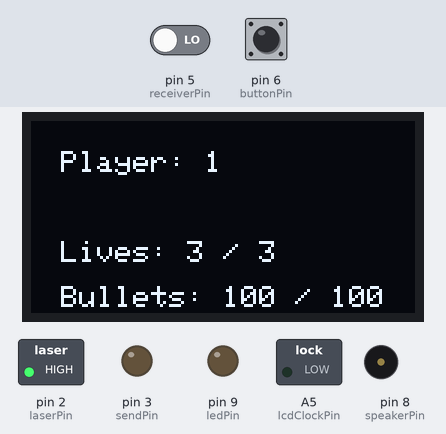
The sketch below on a simulated Arduino Uno, built with avr-gcc and run on an emulated ATmega328P. Parts: 128×64 one-colour display, switched loads named in the sketch (green lamp = pin HIGH), output pins drawn as LEDs (lit = HIGH), buzzer (waves = sounding). The test bench sets the inputs (shaded band); at power-on: pin 6 (buttonPin) LOW, pin 5 (receiverPin) LOW. What the sketch prints to the serial monitor is not drawn.

Above: at 1.5 s.
1.6 s: pin 6 (buttonPin) pulled HIGH for 0.15 s
At 2.11 s:
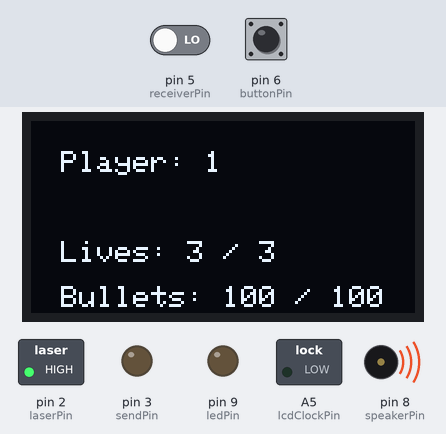
2.3 s: pin 6 (buttonPin) pulsed HIGH 5 times (0.12 s each, 0.3 s apart)
At 5.0 s:
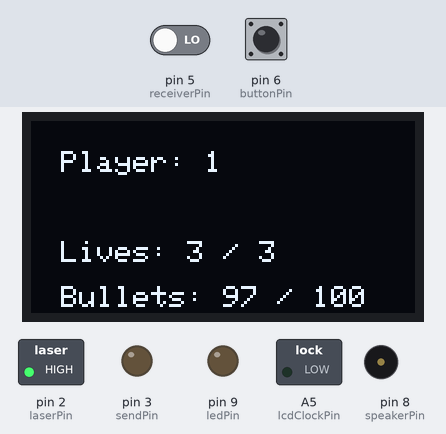
5.3 s: pin 6 (buttonPin) pulled HIGH for 1 s
At 5.81 s:
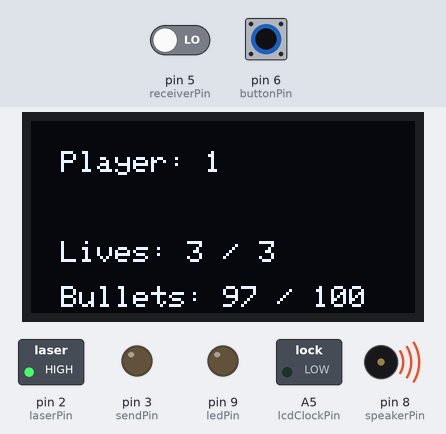
Timing chart, 0 to 8.3 s (numbered marks = the images above; inputs shaded):
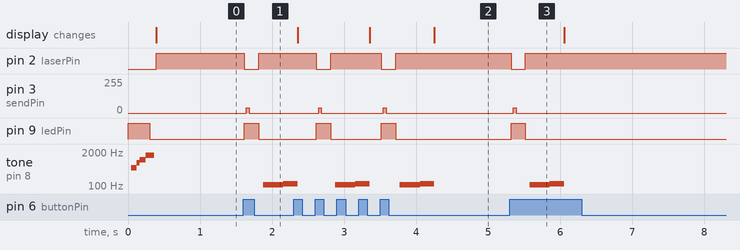

The sketch:

LightGunV3.ino
```cpp
/* IR Lightgun Arduino code by Tim Peeters 2018-19
 *
 * Made with the 'Building an Arduino-based laser game tutorial'
 * by Duane O'Brien at https://www.ibm.com/developerworks/opensource/tutorials/os-arduino1/
 *
 * V3.0
 */

#include <Wire.h>
#include <Adafruit_SSD1306.h>
#include <Adafruit_GFX.h>

// OLED display TWI address
#define OLED_ADDR   0x3C

// reset pin not used on 4-pin OLED module
Adafruit_SSD1306 display(-1);  // -1 = no reset pin


//Game Setup variables.
int maxPlayers = 10; //max players in game.
const int playerID = 1; //player number of this instance. (MUST BE BETWEEN 1 and 10!)
bool useSound = true;

int maxLives = 3;
int currentLives;


//Gun variables-------------|
bool isShooting = false;
int shotDelayTime = 100;

//Bullet Count
int currentBullets = 0;
int maxBullets = 100;


//Hardware variables
const int buttonPin = 6;
const int ledPin = 9;

const int speakerPin = 8;
const int laserPin = 2;
const int lcdClockPin = A5;
const int lcdSerialPin = A4;

const int sendPin = 3;
const int receiverPin = 5;

//The following variables declare the pulse lengths of the IR Code being send.
const int startBit   = 2000;   // This pulse sets the threshold for a transmission start bit
const int endBit     = 3000;   // This pulse sets the threshold for an end bit
const int one        = 1000;   // This pulse sets the threshold for a transmission that
                               // represents a 1
const int zero       = 400;    // This pulse sets the threshold for a transmission that
                               // represents a 0

const int waitTime = 300;      // The amount of time to wait between pulses

//The following array holds the decoded IR data.
int ret[2];

bool hasDied = false;

void setup() {

  //Input Sensors
  pinMode(buttonPin, INPUT);

  //Output Sensors
  pinMode(ledPin, OUTPUT);
  pinMode(speakerPin, OUTPUT);
  pinMode(laserPin, OUTPUT);

  pinMode(lcdClockPin, OUTPUT);
  pinMode(lcdSerialPin, OUTPUT);

  //IR Sensors
  pinMode(sendPin, OUTPUT);
  pinMode(receiverPin, INPUT);

  //Serial Debug (for feedback)
  Serial.begin(9600);


  //Startup Sound
  for (int i = 1;i < 4;i++) {
    digitalWrite(ledPin, HIGH);
    playTone(1000/i, 100);
    digitalWrite(ledPin, LOW);
  }

  Serial.println("Gun Setup");

  //Game Setup
  currentLives = maxLives;
  currentBullets = maxBullets;
  Serial.println(currentBullets);

  display.begin(SSD1306_SWITCHCAPVCC, OLED_ADDR);
  display.clearDisplay();
  display.display();

  display.setTextSize(1);
  display.setTextColor(WHITE);
  display.setCursor(10,10);
  display.print("Player: " + String(playerID));
  display.setCursor(10,40);
  display.print("Lives: " + String(currentLives) + " / " + String(maxLives));
  display.setCursor(10,55);
  display.print("Bullets: " + String(currentBullets) + " / " + String(maxBullets));
  display.display();

  digitalWrite(laserPin, HIGH);
}

void loop() {

  if(hasDied == false){
    SenseIR();
    Trigger();
  }

  if(ret[0] != -1 && ret[0] != 0){
    playTone(1000, 50);
    Serial.print("Player: ");
    Serial.print(ret[0]);
    Serial.print(" Message: ");
    Serial.println(ret[1]);

    DoDamage();
  }


  if(ret[0] == -1){
    //Serial.println("ERROR: Unknown Signal");
    //playTone(3000, 300);
  }
}

void DoDamage(){
  if(ret[0] != playerID|| ret[0] != -1){
    if(currentLives > 1){
      currentLives--;

      digitalWrite(ledPin, HIGH);
      delay(100);
      digitalWrite(ledPin, LOW);

      for(int i = 0; i < 4; i++){
        playTone(10000 - i*100, 100/i);
      }

      display.clearDisplay();

      display.setTextSize(1);
      display.setTextColor(WHITE);
      display.setCursor(10,10);
      display.print("Player: " + String(playerID));
      display.setCursor(10,40);
      display.print("Lives: " + String(currentLives) + " / " + String(maxLives));
      display.setCursor(10,55);
      display.print("Bullets: " + String(currentBullets) + " / " + String(maxBullets));
      display.display();
    }
    else{
      GameOver();
      hasDied = true;
    }
  }
}

void GameOver(){
  if(hasDied == false){
      display.clearDisplay();

      display.setTextSize(2);
      display.setTextColor(WHITE);
      display.setCursor(10,20);
      display.print("GAME OVER");
      display.display();

      digitalWrite(ledPin, HIGH);
      digitalWrite(laserPin, LOW);
      playTone(10000, 2500);
  }
}

void Trigger(){
  int buttonState = digitalRead(buttonPin);

  if(buttonState == 1 && isShooting == false){
    isShooting = true;

    if(currentBullets > 0){
      fireShot();
      Serial.println(currentBullets);

    }
    else{
      Serial.println("Out of bullets.");
    }
  }
  if(buttonState == LOW){
    isShooting = false;
  }
}

void fireShot(){
    currentBullets--;


    //Send IR data
    encodeIRpulse(playerID, 1);


    //enable the laser and led.
    digitalWrite(ledPin, HIGH);
    digitalWrite(laserPin, LOW);
    delay(200);
    digitalWrite(ledPin, LOW);
    digitalWrite(laserPin, HIGH);

    //Shooting sound
    playTone(4500, 300);
    playTone(4000, 200);

    //Update LCD Display
    display.clearDisplay();

    display.setTextSize(1);
    display.setTextColor(WHITE);
    display.setCursor(10,10);
    display.print("Player: " + String(playerID));
    display.setCursor(10,40);
    display.print("Lives: " + String(currentLives) + " / " + String(maxLives));
    display.setCursor(10,55);
    display.print("Bullets: " + String(currentBullets) + " / " + String(maxBullets));
    display.display();


}

//The function for playing a single tone with a certain duration.
void playTone(int tone, int duration) {
  if(useSound == true){
  for (long i = 0; i < duration * 1000L; i += tone * 2) {
    digitalWrite(speakerPin, HIGH);
    delayMicroseconds(tone);
    digitalWrite(speakerPin, LOW);
    delayMicroseconds(tone);
  }
 }
}

//IR Led receiver function.
void SenseIR(){

  //We will be sending a 8bit signal with IR, the first 4 bits define the sender of the signal.
  //The other 4 bits define the message of the signal.
  int sender[4];
  //int message[4];
  int endPulse;


  if (pulseIn(receiverPin, LOW, 10000) < startBit) {
    ret[0] = -1;
    return;
  }

  //Assignment of pulses to bit array------||

  //sender bits
  sender[0]   = pulseIn(receiverPin, LOW);
  sender[1]   = pulseIn(receiverPin, LOW);
  sender[2]   = pulseIn(receiverPin, LOW);
  sender[3]   = pulseIn(receiverPin, LOW);

  //message bits
  //message[0]  = pulseIn(receiverPin, LOW);
  //message[1]  = pulseIn(receiverPin, LOW);
  //message[2]  = pulseIn(receiverPin, LOW);
  //message[3]  = pulseIn(receiverPin, LOW);

  endPulse = pulseIn(receiverPin, LOW);
  //---------------------------------------||


  for(int i = 0; i <= 3; i++){
    Serial.println(sender[i]);
    //Serial.println(message[i]);
  }


  //sender bit (player ID) decoding
  for(int i = 0; i <= 3; i++){
    //Serial.println(sender[i]);
    if(sender[i] > one && sender[i] < startBit) {
      sender[i] = 1;
    }
    else if (sender[i] > zero && sender[i]) {
      sender[i] = 0;
    }
    else
    {
      //When the data is not a one or a zero, it is an unknown signal.
      ret[0] = -1;
      return;
    }
  }

  ret[0]=convert(sender);
  //Serial.println(ret[0]);

  /*
  //message bit decoding
  for(int i=0;i<=3;i++) {
    //Serial.println(message[i]);
    if(message[i] > one) {
      message[i] = 1;
    } else if (message[i] > zero) {
      message[i] = 0;
    } else {
      // Since the data is neither zero or one, we have an error
      Serial.println("unknown action");
      ret[0] = -1;
      return;
    }
  }
  ret[1]=convert(message);
  //Serial.println(ret[1]);
  */

  return;


}

void encodeIRpulse(int player, int message){
  int encoded[4];

  for (int i=0; i<4; i++) {
    encoded[i] = player>>i & B1;   //encode data as '1' or '0'

  }

  /*
  for (int i=4; i<8; i++) {
    encoded[i] = player>>i & B1;
  }
  */

  //Start of data stream.
  dataPulse(sendPin, startBit);
  digitalWrite(sendPin, HIGH);
  delayMicroseconds(waitTime);

  //Sending of data.
  for (int i=3; i>=0; i--) {
    if (encoded[i] == 0) {
     dataPulse(sendPin, zero);
    } else {
     dataPulse(sendPin, one);
    }

    digitalWrite(sendPin, HIGH);
    delayMicroseconds(waitTime);
  }

  //End of data stream.
  dataPulse(sendPin, endBit);
}

void dataPulse(int pin, int pulseTime){
  for(int i = 0; i <= pulseTime/26; i++) {
    digitalWrite(pin, HIGH);
    delayMicroseconds(13);
    digitalWrite(pin, LOW);
    delayMicroseconds(13);
  }
}

int convert(int bits[]) {
  int result = 0;
  int seed   = 1;
  for(int i=3;i>=0;i--) {
    if(bits[i] == 1) {
      result += seed;
    }
    seed = seed * 2;
  }

  return result;
}
```

Measured:
- after the input at 1.6 s, pin 2 (laserPin): HIGH → LOW at once, → HIGH 0.20 s later; pin 3 (sendPin): 0/255 → 41/255 at once, → 0/255 0.04 s later; pin 9 (ledPin): LOW → HIGH at once, → LOW 0.20 s later; tone on pin 8 (speakerPin): silent → 111 Hz after 0.27 s, → 123 Hz 0.28 s later
- after the input at 2.3 s, pin 2 (laserPin): alternates HIGH for 0.70 s and LOW for 0.20 s, 4 changes in all, then stays HIGH, starting after 0.32 s; pin 3 (sendPin): alternates 41/255 for 0.04 s and 0/255 for 0.86 s, 4 changes in all, then stays 0/255, starting after 0.34 s
- after the input at 5.3 s, pin 2 (laserPin): HIGH → LOW at once, → HIGH 0.20 s later; pin 3 (sendPin): 0/255 → 41/255 after 0.05 s, → 0/255 0.04 s later; pin 9 (ledPin): LOW → HIGH at once, → LOW 0.20 s later; tone on pin 8 (speakerPin): silent → 111 Hz after 0.27 s, → 123 Hz 0.28 s later, → silent 0.20 s later
